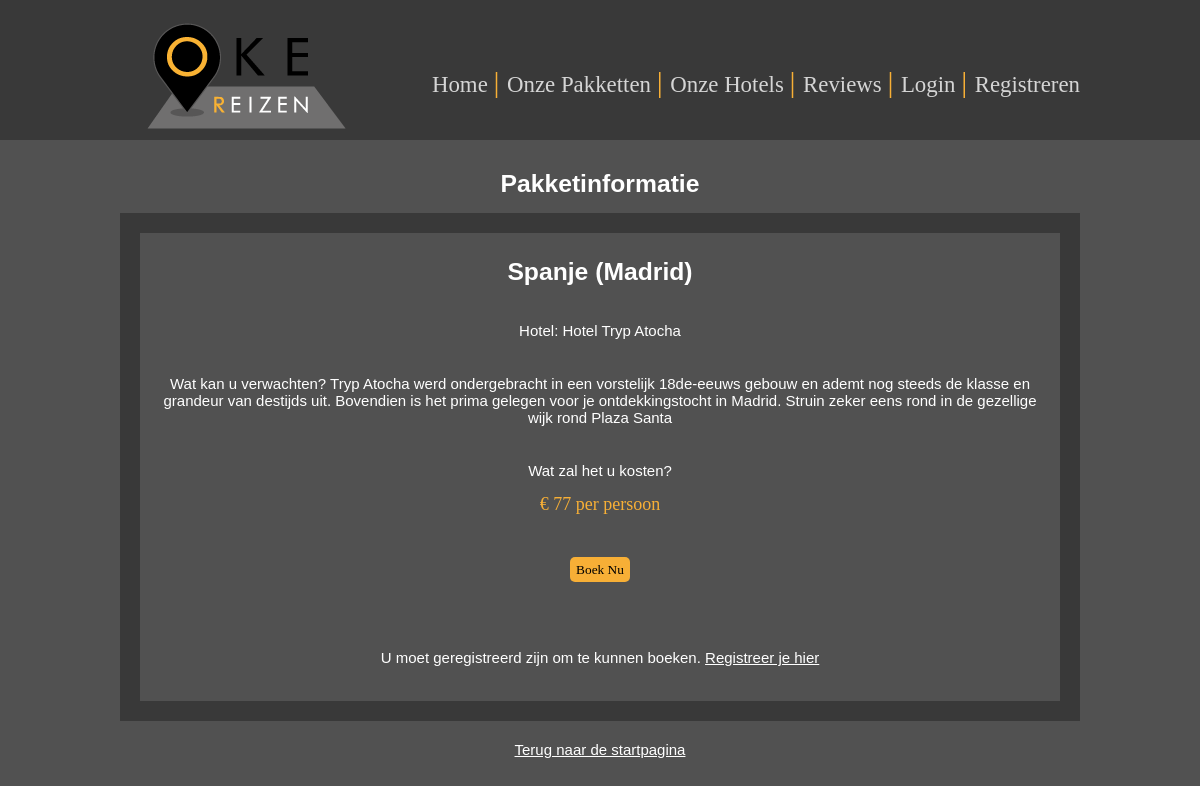
/pakketdetail.php?id=1, run on the app's committed database.
### tables this page shows
CREATE TABLE `reizen` (
  `reisNummer` int(11) NOT NULL,
  `luchthaven` varchar(3) NOT NULL,
  `bestemmingsId` int(11) NOT NULL,
  `hotelId` int(11) NOT NULL,
  `reisTypeId` int(11) NOT NULL,
  `reisOmschrijving` varchar(255) NOT NULL,
  `prijs` varchar(64) NOT NULL
);

CREATE TABLE `bestemmingen` (
  `bestemmingsId` int(11) NOT NULL,
  `stad` varchar(64) NOT NULL,
  `land` varchar(64) NOT NULL
);

CREATE TABLE `hotel` (
  `hotelId` int(11) NOT NULL,
  `hotelNaam` varchar(64) NOT NULL,
  `hotelTelefoon` varchar(15) NOT NULL,
  `hotelMail` varchar(64) NOT NULL
);

### pakket.php (called while the page is built, shortened)
<?php
require_once("hotels.php");
class Pakket {
    private $omschrijving;
    private $stad;
    private $land;
    private $prijs;
    public function __construct($reisid = null, $omschrijving = null, $reistype = null, $bestemmingsid = null, $stad = null, $land = null, $hotelid = null, $prijs=null, $luchthaven=null)
    {
        $this->omschrijving = $omschrijving;
        $this->stad = $stad;
        $this->land = $land;
        $this->hotelid = $hotelid;
        $this->prijs = $prijs;
    }
    public function getOmschrijving()
    {
        return $this->omschrijving;
    }
    public function getStad()
    {
        return $this->stad;
    }
    public function getLand()
    {
        return $this->land;
    }
    public function getPrijs()
    {
        return $this->prijs;
    }
    public function getPakketById($id)
    {
        $dbh = new PDO(DBConfig::$DB_CONNSTRING, DBConfig::$DB_USER, DBConfig::$DB_PASSWORD);
        $stmt = $dbh->prepare("SELECT reisNummer, reizen.bestemmingsId, reisType, stad, land, hotel.hotelId, hotelNaam, reisOmschrijving, prijs, luchthaven FROM reizen
        INNER JOIN bestemmingen on bestemmingen.bestemmingsId = reizen.bestemmingsid
        INNER JOIN reistypes on reistypes.reisTypeId = reizen.reisTypeId
        INNER JOIN hotel on hotel.HotelId = reizen.HotelId
        WHERE reisNummer = :id");
        $stmt->bindValue(":id", $id);
        $stmt->execute();
        $resultSet = $stmt->fetch(PDO::FETCH_ASSOC);
        $pakketObj=array();
        if ($resultSet){
        $hotelObj = new Hotels($resultSet["hotelId"],$resultSet["hotelNaam"], null, null);
        $pakketObj = new Pakket($id, $resultSet["reisOmschrijving"], $resultSet["reisType"], $resultSet["bestemmingsId"], $resultSet["stad"], $resultSet["land"], $hotelObj, $resultSet["prijs"],$resultSet["luchthaven"]);
        }
        return $pakketObj;
    }
}

### hotels.php (called while the page is built, shortened)
<?php
class Hotels
{
    private $hotelNaam;
    public function __construct($cid = null, $chotelNaam=null, $chotelTelefoon = null, $chotelEmail = null)
    {
        $this->hotelNaam = $chotelNaam;
    }
    public function getHotelNaam()
    {
        return $this->hotelNaam;
    }
}

### pakketdetail.php (the view, shortened to what this page needs)
<?php
require_once("pakket.php");
if (empty($_GET["id"]) && empty($_SESSION["gekozenreis"])) {
    header("Location: index.php");
    exit;
} else {
    $pakketObj = new Pakket();
    if (!empty($_GET["id"])) {
        $pakket = $pakketObj->getPakketById($_SESSION["gekozenreis"]);
    }
}
require_once("header.php");
?>
<?php if ($pakket) { ?>
    <h2>Pakketinformatie </h2>
    <div class="pakketwrapper">
        <div class="pakket2">
            <?php
            echo "<h2>" . $pakket->getLand() . " (" . $pakket->getStad() . ")</h2><br>";
            echo "<p>Hotel: " . $pakket->hotelid->getHotelNaam() . "</p><br>";
            echo "<p style=\"text-align:center\">Wat kan u verwachten? " . $pakket->getOmschrijving() . "</p><br>";
            echo "<p> Wat zal het u kosten? </p>" . "<text>€ " . $pakket->getPrijs() . " per persoon</text><br>";
            ?>
            <form action="<?php echo htmlentities($_SERVER["PHP_SELF"]); ?>" method="POST">
                <input type="hidden" value="<?php echo $_GET["id"] ?>" name="gekozenreis"><br>
                <p style="text-align:center"><input type="submit" value="Boek Nu" name="submitKnop"></p>
            </form><br><br><p>U moet geregistreerd zijn om te kunnen boeken.
            <text><a href="registreer.php">Registreer je hier<a></text></p>
        </div>
    <?php } else {
    echo "<br><br> U heeft geen reis geselecteerd.<br>";
}
    ?>
    </div>
<br>
<?php
    if (isset ($_SESSION["zoekresultaat"])) { ?>
       <p><text><a href="zoekresultaat.php" style="font-size:15px">Terug naar het zoekresultaat</a></text></p>
    <?php }
    else { ?>
    <p><text><a href="index.php" style="font-size:15px">Terug naar de startpagina</a></text></p>
    <?php } ?>
    <?php
    require_once("footer.php");
    ?>

### layout.css (style rules this page uses)
body { height: 100vh; min-height: 350px; overflow-x: hidden !important; min-width: 550px; width: 100vw; margin: 0 !important; background-color:#515151; background-attachment: fixed; background-position: center center; background-repeat: repeat; overflow: auto; }
p { padding-bottom:15px !important; color: #ffffff !important; margin: auto; width: auto; text-align: center; width: auto; font-size: calc(15px); font-family: Arial, Helvetica, sans-serif; }
p a { color: white !important; margin: auto; width: auto; text-align: left; width: auto; font-size: calc(18px); font-family: Arial, Helvetica, sans-serif; }
h2 { color: #ffffff !important; margin: auto; margin-top: 5px; margin-bottom: 15px; width: auto; text-align: center; width: auto; font-size:calc(15px + 1vmin); font-family: Arial, Helvetica, sans-serif; }
text { text-align: center; color:#f7af36; }
text a { margin:auto; text-align: center; font-size: 15px; color:#f7af36; }
.pakketwrapper { align-content:space-between ; display:flex; background-color: #393939; width: 100%; }
.pakket2 { flex-direction:column; width: 95% !important; padding: 20px; margin: 20px; color:white; font-size: 18px; text-align: left; display:flex; flex-grow: 2; flex-shrink: 2; flex-basis: auto; align-self: center; background-color:#515151; width: auto; }
input[type=submit ] { cursor: pointer; background-color: #f7af36; border-radius: 5px; border: 0; width: auto; margin-top:0px; margin-bottom:10px; height:25px; font-family: Tahoma }

### data on the page
reizen: bestemmingsId.land "Spanje", bestemmingsId.stad "Madrid", hotelId.hotelNaam "Hotel Tryp Atocha", reisOmschrijving "Tryp Atocha werd ondergebracht in een vorstelijk 18de-eeuws gebouw en ademt nog steeds de klasse en grandeur van destijds uit. Bovendien is het prima gelegen voor je ontdekkingstocht in Madrid. Struin zeker eens rond in de gezellige wijk rond Plaza Santa", prijs "77"
